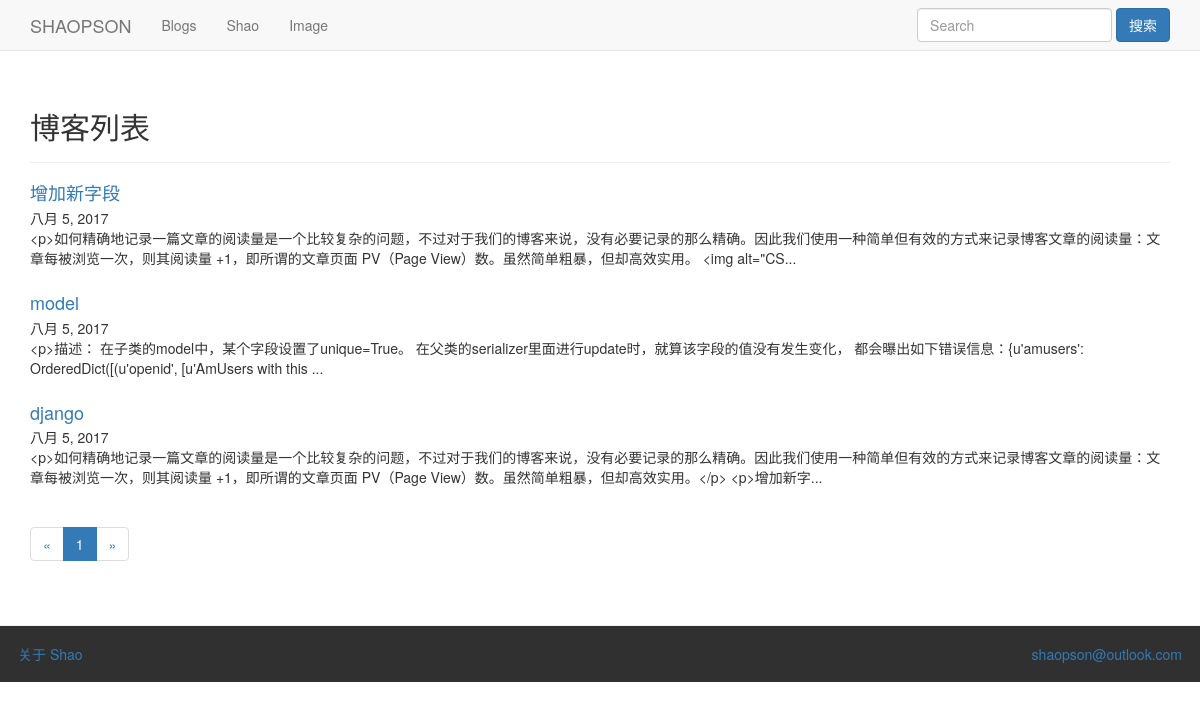
The app's page /blogs/ with its own data.
### blogs/models.py (models this page shows, shortened)
class Blog(models.Model):
	title = models.CharField(max_length=80)
	author = models.ForeignKey(User)
	content = models.TextField()
	tags = models.ManyToManyField(Tag,blank=True,related_name='blog')
	created_date = models.DateField(auto_now_add=True)
	created_time = models.TimeField(auto_now_add=True)
	lastedited_time = models.DateTimeField(auto_now=True)
	excerpt = models.CharField(max_length=240,blank=True)
	CHOICES = (('Y','Yes'),('N','No'))
	visiable = models.CharField(max_length=2,choices=CHOICES)
	visitors = models.ManyToManyField(Visitor,related_name='blog')
	visi_count = models.PositiveIntegerField(default=0)
	up_count = models.PositiveIntegerField(default=0)
	push_image = models.CharField(max_length=120,null=True,blank=True)
	push_style = models.CharField(max_length=20,null=True,blank=True)
	def preview(self,count = 150):
		if len(self.content) <= count:
			return self.content[:count]
		else:
			return self.content[:count] + '...'

### blogs/views.py (the view)
# urls.py: url(r'^blogs/$', views.blogs, name='blogs'),
def blogs(request):
	bs = Blog.objects.filter(visiable='Y').order_by('-created_time')
	paginator = Paginator(bs,5)
	page = request.GET.get('page')
	try:
		bs = paginator.page(page)
	except PageNotAnInteger:
		bs = paginator.page(1)
	except EmptyPage:
		bs = paginator.page(paginator.num_pages)
	content = {'blogs':bs}
	return render(request,'blogs/blogs.html',content)

### blogs/templates/blogs/blogs.html (shortened to what this page needs)
{% extends "blogs/base.html" %}
{% load bootstrap3 %}
{% block header %}
<div class="page-header">
	<h2>博客列表</h2>
</div>
{% endblock header %}
{% block content %}
<ul class="media-list">
{% for blog in blogs %}
  <li class="media">
    <div class="media-body">
    	<h4 class="media-heading">
    		<a href="{% url 'blogs:blog' blog.id %}">{{ blog.title }}</a>
    	</h4>
      {{ blog.created_date }}
      <p>{{ blog.preview }}</p>
    </div>
  </li>
 {% endfor %}
</ul>
<nav aria-label="Page navigation">
  <ul class="pagination">
    <li>
      <a href="#" aria-label="Previous">
        <span aria-hidden="true">&laquo;</span>
      </a>
    </li>
    {% for x in blogs.paginator.page_range %}
    	{% if x == blogs.number %}
    	<li class="active"><a href="?page={{ x }}">{{ x }}</a>
    	{% else %}
    	<li><a href="?page={{ x }}">{{ x }}</a></li>
    	{% endif%}
    {% endfor %}
    <li>
      <a href="#" aria-label="Next">
        <span aria-hidden="true">&raquo;</span>
      </a>
    </li>
  </ul>
</nav>
{% endblock content %}

### records on screen
Blog: title "增加新字段", created_date "八月 5, 2017", preview "<p>如何精确地记录一篇文章的阅读量是一个比较复杂的问题，不过对于我们的博客来说，没有必要记录的那么精确。因此我们使用一种简单但有效的方式来记录博客文章的阅读量：文章每被浏览一次，则其阅读量 +1，即所谓的文章页面 PV（Page View）数。虽然简单粗暴，但却高效实用。 <img alt=\"CS..."
Blog: title "model", created_date "八月 5, 2017", preview "<p>描述： 在子类的model中，某个字段设置了unique=True。 在父类的serializer里面进行update时，就算该字段的值没有发生变化， 都会曝出如下错误信息：{u'amusers': OrderedDict([(u'openid', [u'AmUsers with this ..."
Blog: title "django", created_date "八月 5, 2017", preview "<p>如何精确地记录一篇文章的阅读量是一个比较复杂的问题，不过对于我们的博客来说，没有必要记录的那么精确。因此我们使用一种简单但有效的方式来记录博客文章的阅读量：文章每被浏览一次，则其阅读量 +1，即所谓的文章页面 PV（Page View）数。虽然简单粗暴，但却高效实用。</p> <p>增加新字..."

### other values on screen
{{ x }} "1"
